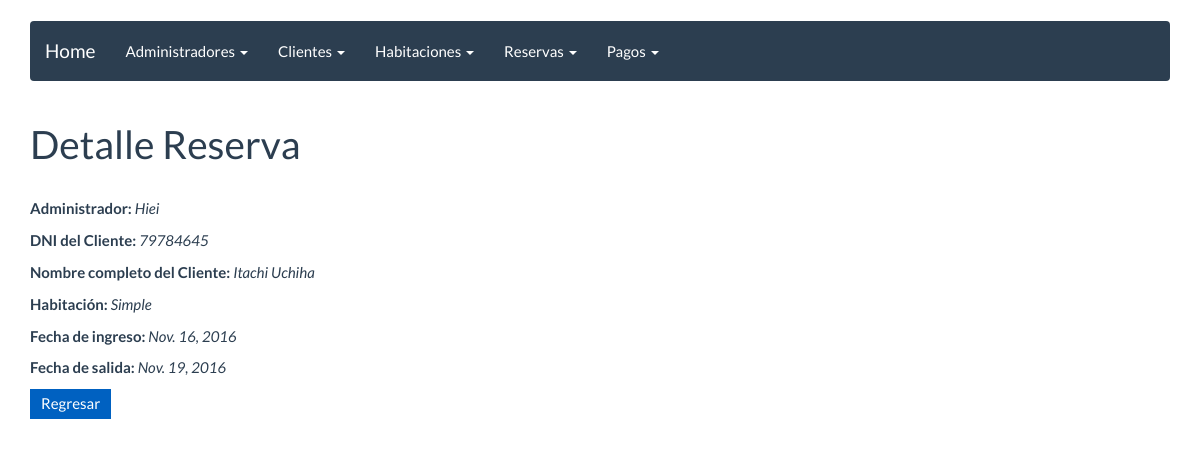
Page /reserva/1 on the committed database.
### reservar/models.py (models this page shows, shortened)
class Reserva(models.Model):
    admin= models.ForeignKey(Admin)
    cliente= models.ForeignKey(Cliente)
    habitacion= models.ForeignKey(Habitacion)
    fecha_in=models.DateField()
    fecha_out=models.DateField()

class Admin(models.Model):
    nombre_completo_admin = models.CharField(max_length=50)
    def __str__(self):
        return self.nombre_completo_admin

class Cliente(models.Model):
    dni_cliente=models.CharField(max_length=8)
    nombre_cliente = models.CharField(max_length=50)
    apellidos_cliente = models.CharField(max_length=50)
    email=models.EmailField()
    def __str__(self):
        return self.nombre_cliente +" "+self.apellidos_cliente

class Habitacion(models.Model):
	estado_choices = (
        ('O', 'Ocupada'),
        ('D', 'Desocupada'),
    )
	nombre_habitacion = models.CharField(max_length=50)
	descripcion=models.CharField(max_length=200)
	capacidad=models.IntegerField()
	precio=models.DecimalField(max_digits=5, decimal_places=2)
	estado = models.CharField(max_length=1,choices=estado_choices,default='D')
	def __str__(self):
		return self.nombre_habitacion

### reservar/views.py (the view)
# urls.py: url(r'^reserva/(?P<pk>\d+)$', ReservaDetail.as_view(), name='reserva_detail'),
class ReservaDetail(DetailView):
    model = Reserva
    template_name = "reserva_detail.html"

### templates/reserva_detail.html (shortened to what this page needs)
{% extends 'base.html' %}
{% block content %}
<h1>Detalle Reserva</h1><br>
<p><strong>Administrador:</strong> <i>{{ reserva.admin }}</i></p>
<p><strong>DNI del Cliente:</strong> <i>{{ reserva.cliente.dni_cliente }}</i></p>
<p><strong>Nombre completo del Cliente:</strong> <i>{{ reserva.cliente }}</i></p>
<p><strong>Habitación:</strong> <i>{{ reserva.habitacion }}</i></p>
<p><strong>Fecha de ingreso:</strong> <i>{{ reserva.fecha_in }} </i></p>
<p><strong>Fecha de salida:</strong> <i>{{ reserva.fecha_out }}</i></p>
<p>
    <a href="{% url 'reserva_listar' %}"><button>Regresar</button></a>
</p>
{% endblock%}

### rows in the picture
Reserva: admin "Hiei", cliente.dni_cliente "79784645", cliente "Itachi Uchiha", habitacion "Simple", fecha_in "Nov. 16, 2016", fecha_out "Nov. 19, 2016"
